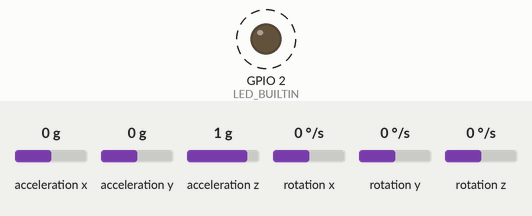
This program was run on a simulated ESP32. On the bench: output pins drawn as LEDs (lit = HIGH). Wiring (inferred from the names in the program): MPU-6050 motion sensor at I2C address 0x68. Dashed ring = blinking. The test bench sets the inputs (shaded band); at power-on: acceleration x 0 g, acceleration y 0 g, acceleration z 1 g, rotation x 0 °/s, rotation y 0 °/s, rotation z 0 °/s. What the program prints to the serial monitor is not drawn.

Above: at 1.0 s.
Timing chart, 0 to 5.1 s (numbered marks = the images above):
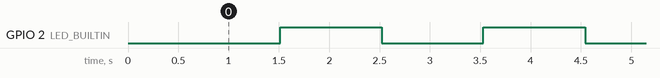

The program:

main.cpp
```cpp
#include <Arduino.h>
#include <Wire.h>

// Original Code From
// https://www.controleverything.com/content/Accelorometer?sku=MPU-6000_I2CS#tabs-0-product_tabset-2
// Distributed with a free-will license.
// Use it any way you want, profit or free, provided it fits in the licenses of its associated works.
// MPU-60x0


// For MPU-6000, I2C address is 0x68 When AD = 0, otherwise 0x69
#define Addr 0x68
#define LED_BUILTIN 2

#define MPU_RAW        0    // 2's Complement format but print like decimal format
#define MPU_DECIMAL    1    // 2's Complement format that convert to decimal format
#define MPU_REALDATA   2    // decimal format that convert to actual data

unsigned int data[6];
int xAccl  = 0;
int yAccl  = 0;
int zAccl  = 0;
int xGyro  = 0;
int yGyro  = 0;
int zGyro  = 0;

// Original Code From http://forum.arduino.cc/index.php/topic,44216.0.html#13
// prints val with number of decimal places determine by precision
// NOTE: precision is 1 followed by the number of zeros for the desired number of decimial places
// example: printDouble( 3.1415, 100); // prints 3.14 (two decimal places)
void printDouble(double val, unsigned int precision)
{
   Serial.print (int(val));   //prints the int part
   Serial.print(".");         // print the decimal point
   unsigned int frac;
   if(val >= 0)
     frac = (val - int(val)) * precision;
   else
      frac = (int(val)- val ) * precision;
   int frac1 = frac;
   while( frac1 /= 10 )
       precision /= 10;
   precision /= 10;
   while(  precision /= 10)
       Serial.print("0");

   Serial.println(frac,DEC) ;
}

void setup()
{
  pinMode(LED_BUILTIN, OUTPUT);

  Serial.begin(115200);             // Initialise serial communication, set baud rate = 115200

  Wire.begin();                     // Initialise I2C communication as Master
  Wire.setClock(400000);            // choose 400 kHz I2C rate

  Wire.beginTransmission(Addr);     // Start I2C transmission
  Wire.write(0x1B);                 // Select gyroscope configuration register
  //Wire.write(0x18);               // Full scale range = +/-2000 dps
  //Wire.write(0x08);               // Full scale range = +/-500 dps
  Wire.write(0x00);                 // Scale range = +/-250 dps
  Wire.endTransmission();           // Stop I2C transmission

  Wire.beginTransmission(Addr);     // Start I2C transmission
  Wire.write(0x1C);                 // Select accelerometer configuration register
  //Wire.write(0x18);               // Full scale range = +/-16g
  //Wire.write(0x08);               // Full scale range = +/-4g
  Wire.write(0x00);                 // Scale range = +/-2g
  Wire.endTransmission();           // Stop I2C transmission

  Wire.beginTransmission(Addr);     // Start I2C transmission
  Wire.write(0x6B);                 // Select power management register
  Wire.write(0x01);                 // PLL with xGyro reference
  Wire.endTransmission();           // Stop I2C transmission
  delay(500);
}

int TwoComplementToNormalValue(int data)
{
  unsigned char raw[2];
  int result = 0;

  //Serial.print("2's complement value: ");
  //Serial.println(data);
  //Serial.print("minus check: ");
  //Serial.println(data & 0x8000);

  if((data & 0x8000) != 0)
  {
    //Serial.println("Detect Negative Value");
    data = data - 1;
    raw[0] = data >> 8;
    raw[1] = data & 0xFF;

    for(int i = 0; i<=1; i++)
       raw[i] ^= 0xFF;

    result = (raw[0] << 8) + raw[1];
    result = -result;
  }
  else
  {
    //Serial.println("Detect Positive Value");
    result = data;
  }

  //Serial.print("Decimal Value: ");
  //Serial.println(result);
  //while(true){ };

  return result;
}

void printMPU6000(int mode)
{
  if(mode == MPU_RAW)
  {
    Serial.println("");
    Serial.print("Acceleration in X-Axis : ");
    Serial.println(xAccl);
    Serial.print("Acceleration in Y-Axis : ");
    Serial.println(yAccl);
    Serial.print("Acceleration in Z-Axis : ");
    Serial.println(zAccl);
    Serial.print("X-Axis of Rotation : ");
    Serial.println(xGyro);
    Serial.print("Y-Axis of Rotation : ");
    Serial.println(yGyro);
    Serial.print("Z-Axis of Rotation : ");
    Serial.println(zGyro);
  }
  else if (mode == MPU_DECIMAL)
  {
    Serial.println("");
    Serial.print("Acceleration in X-Axis : ");
    Serial.println(TwoComplementToNormalValue(xAccl));
    Serial.print("Acceleration in Y-Axis : ");
    Serial.println(TwoComplementToNormalValue(yAccl));
    Serial.print("Acceleration in Z-Axis : ");
    Serial.println(TwoComplementToNormalValue(zAccl));
    Serial.print("X-Axis of Rotation : ");
    Serial.println(TwoComplementToNormalValue(xGyro));
    Serial.print("Y-Axis of Rotation : ");
    Serial.println(TwoComplementToNormalValue(yGyro));
    Serial.print("Z-Axis of Rotation : ");
    Serial.println(TwoComplementToNormalValue(zGyro));
  }
  else if(mode == MPU_REALDATA)
  {
    /* Not Working, DO NOT USE */
    Serial.println("");

    float Real_Accl_X = (((32768.0 + (float)TwoComplementToNormalValue(xAccl)) * 4.0) / 65535.0) - 2.0;

    /*
    int yAccl = TwoComplementToNormalValue(yAccl);
    int zAccl = TwoComplementToNormalValue(zAccl);

    int xGyro = TwoComplementToNormalValue(xGyro);
    int yGyro = TwoComplementToNormalValue(yGyro);
    int zGyro = TwoComplementToNormalValue(zGyro);
    */

    Serial.print("Acceleration in X-Axis : ");
    Serial.print(TwoComplementToNormalValue(xAccl));
    Serial.print(" => ");
    printDouble(Real_Accl_X, 10000000);
    /*
    Serial.print("Acceleration in X-Axis : ");
    printDouble(TwoComplementToNormalValue(zGyro), 10000000);
    Serial.print("Acceleration in Y-Axis : ");
    printDouble(TwoComplementToNormalValue(yAccl), 10000000);
    Serial.print("Acceleration in Z-Axis : ");
    printDouble(TwoComplementToNormalValue(zAccl), 10000000);
    Serial.print("X-Axis of Rotation : ");
    printDouble(TwoComplementToNormalValue(xGyro), 10000000);
    Serial.print("Y-Axis of Rotation : ");
    printDouble(TwoComplementToNormalValue(yGyro), 10000000);
    Serial.print("Z-Axis of Rotation : ");
    printDouble(TwoComplementToNormalValue(zGyro), 10000000);
    */
  }
}

int status = 0;
void loop()
{
  //TwoComplementToNormalValue(65471);    // 65471 == -65

  if(status == 1)
  {
    status = 0;
    digitalWrite(LED_BUILTIN, HIGH);
  }
  else
  {
    status = 1;
    digitalWrite(LED_BUILTIN, LOW);
  }

  Wire.beginTransmission(Addr);   // Start I2C transmission
  Wire.write(0x3B);               // Select data register
  Wire.endTransmission();         // Stop I2C transmission
  Wire.requestFrom(Addr, 6);      // Request 6 bytes of data

  // Read 6 byte of data
  if(Wire.available() == 6)
  {
    data[0] = Wire.read();
    data[1] = Wire.read();
    data[2] = Wire.read();
    data[3] = Wire.read();
    data[4] = Wire.read();
    data[5] = Wire.read();
  }

  xAccl = (data[0]<<8) + data[1];
  yAccl = (data[2]<<8) + data[3];
  zAccl = (data[4]<<8) + data[5];

  Wire.beginTransmission(Addr);   // Start I2C transmission
  Wire.write(0x43);               // Select data register
  Wire.endTransmission();         // Stop I2C transmission
  Wire.requestFrom(Addr, 6);      // Request 6 bytes of data

  // Read 6 byte of data
  if(Wire.available() == 6)
  {
    data[0] = Wire.read();
    data[1] = Wire.read();
    data[2] = Wire.read();
    data[3] = Wire.read();
    data[4] = Wire.read();
    data[5] = Wire.read();
  }

  xGyro = (data[0]<<8) + data[1];
  yGyro = (data[2]<<8) + data[3];
  zGyro = (data[4]<<8) + data[5];

  //printMPU6000(MPU_RAW);
  printMPU6000(MPU_DECIMAL);
  //printMPU6000(MPU_REALDATA);
  delay(1000);

}
```

Measured:
- by itself, GPIO 2 (LED_BUILTIN): alternates HIGH for 1.0 s and LOW for 1.0 s
